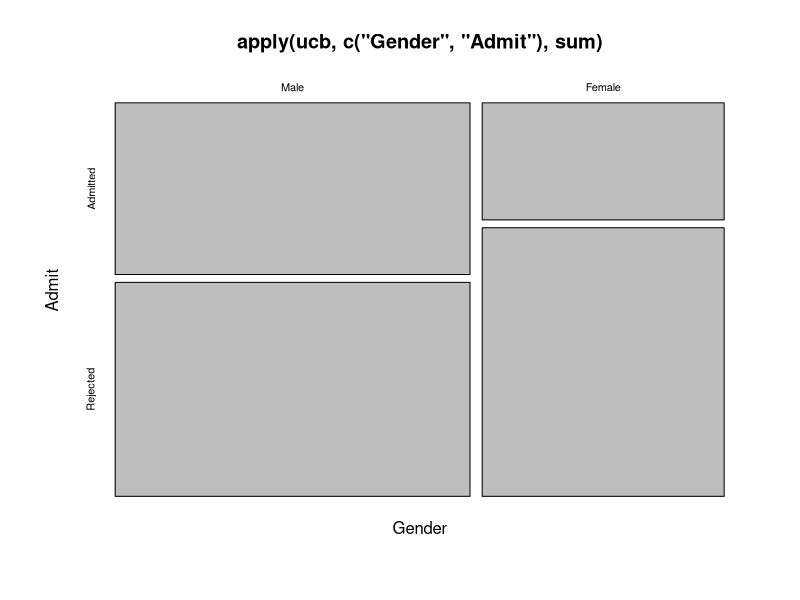

This figure's R source: (Note: this script raises an error after producing the figure.)
# Demonstration of Simpson's paradox on the famous UCB graduate admissions data.

data("UCBAdmissions"); # import the data
ucb = UCBAdmissions;   # abbreviate "UCBAdmissions" 
print(dimnames(ucb));  # 6 departments acceptance results by gender
print(apply(ucb,c("Gender","Admit"),sum));  # 2-way table of Gender x Admit
mosaicplot(apply(ucb,c("Gender","Admit"),sum));  # mosaic plot clearer ...
stopp;


# table shows clear gender bias against Female students
























# ... or does it ...?  



mosaicplot(t(ucb[,,"A"]));  # department A seems to *favor* Females
mosaicplot(t(ucb[,,"B"]));  # B seems neutral  (admission indep of gender)
mosaicplot(t(ucb[,,"C"]));  # so are others ...
mosaicplot(t(ucb[,,"D"]));  
mosaicplot(t(ucb[,,"E"]));  
mosaicplot(t(ucb[,,"F"]));  

# what is going on !?!?

mosaicplot(apply(ucb,c("Dept","Admit"),sum));  # depts accept rates differ

# to facilitate understanding departments are ordered A ... F from easier to harder

mosaicplot(apply(ucb,c("Dept","Gender"),sum));  # men apply more to easier depts A and B

# moral:  summing out over variables can give misleading results




